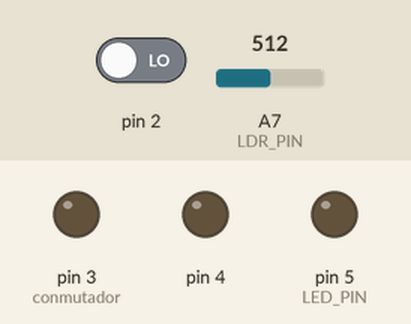
This sketch was run on a simulated Arduino Nano, built with avr-gcc and run on an emulated ATmega328P. On the bench: output pins drawn as LEDs (lit = HIGH). The test bench sets the inputs (shaded band); at power-on: pin 2 LOW, A7 (LDR_PIN) = 512.

Above: at 1.2 s.
1.3 s: pin 2 driven HIGH
At 1.7 s:
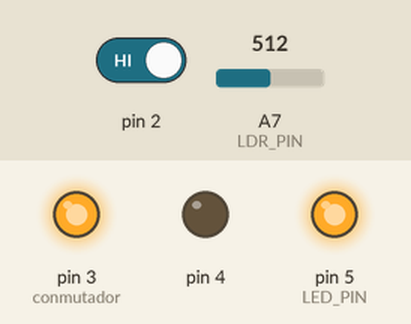
At 3.82 s:
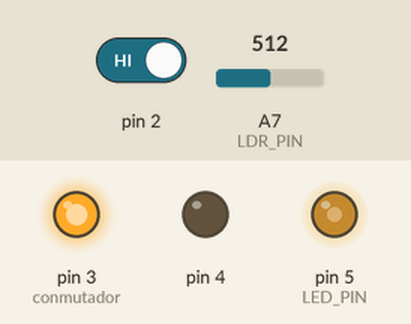
Timing chart, 0 to 21.1 s (numbered marks = the images above; inputs shaded):
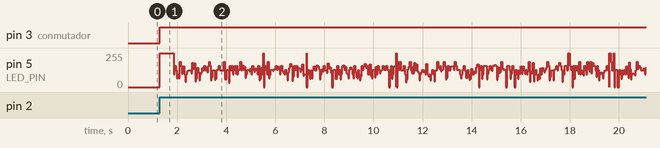

The sketch:

texto_fijo_vlc.ino
```cpp
#define LED_PIN 5
#define PERIOD 5
#define conmutador 3
#define LDR_PIN A7
#define THRESHOLD 100

bool pulsador;
bool previous_state;
bool current_state;
bool conmutadormarca;
char* string = "Esta nueva edicion de Elementos de diseño de subestaciones electricas ha sido reestructurada con respecto a la edicion anterior, de tal forma que se ha renovado practicamente en un noventa prociento, debido a la evolucion tecnologica que ha habido en los ultimos años, que se ha reflejado en la aparicion de nuevos equipos y nuevas metodologias de diseño. Se ha tratado de conservar el enfoque practico de la edicion original, por lo que se han aumentado los problemas resueltos, haciendo uso de informacion normalizada de acuerdo a las ultimas versiones de las normas internacionales. Esta dirigida a estudiantes de ingenieria, tecnicos y diseñadores de subestaciones electricas de mediana y alta tension. A";
int string_length;

void setup()
{
  Serial.begin(1200);
  pinMode(2, INPUT);
  pinMode(LED_PIN, OUTPUT);
  pinMode (conmutador,OUTPUT);
  pinMode(4,OUTPUT);
  digitalWrite(conmutador,0);
  digitalWrite(4,0);
  string_length = strlen(string);
}

void loop()
{
  pulsador=digitalRead(2);
  if(pulsador==HIGH){
    conmutadormarca=true;
  }
  else{
    conmutadormarca=false;
  }

  if(conmutadormarca==true){
  digitalWrite(conmutador,1);
  digitalWrite(LED_PIN, HIGH);
  delay(500);
  for(int i = 0; i < string_length; i ++)
  {
    send_byte(string[i]);
  }
  delay(1000);
  digitalWrite(conmutador,0);
  }


  if(conmutadormarca==false){
  current_state = get_ldr();
  if(!current_state && previous_state)
  {
    print_byte(get_byte());
  }
  previous_state = current_state;
  }
}

void send_byte(char my_bytetx)
{
  digitalWrite(LED_PIN, LOW);
  delay(PERIOD);

  //transmission of bits
  for(int i = 0; i < 8; i++)
  {
    digitalWrite(LED_PIN, (my_bytetx&(0x01 << i))!=0 );
    delay(PERIOD);
  }

  digitalWrite(LED_PIN, HIGH);
  delay(PERIOD);

}

bool get_ldr()
{
  int voltage = analogRead(LDR_PIN);
  return voltage > THRESHOLD ? true : false;
}

char get_byte()
{
  char ret = 0;
  delay(PERIOD*1.5);
  for(int i = 0; i < 8; i++)
  {
   ret = ret | get_ldr() << i;
   delay(PERIOD);
  }
  return ret;
}
void print_byte(char my_byterx)
{
  char buff[2];
  sprintf(buff, "%c", my_byterx);
  Serial.print(buff);
  if(my_byterx=='A'){
  digitalWrite(4,1);
  delay(1000);
  digitalWrite(4,0);
  delay(10);
  }
  }
```

Measured:
- after the input at 1.3 s, pin 3 (conmutador): LOW → HIGH at once
